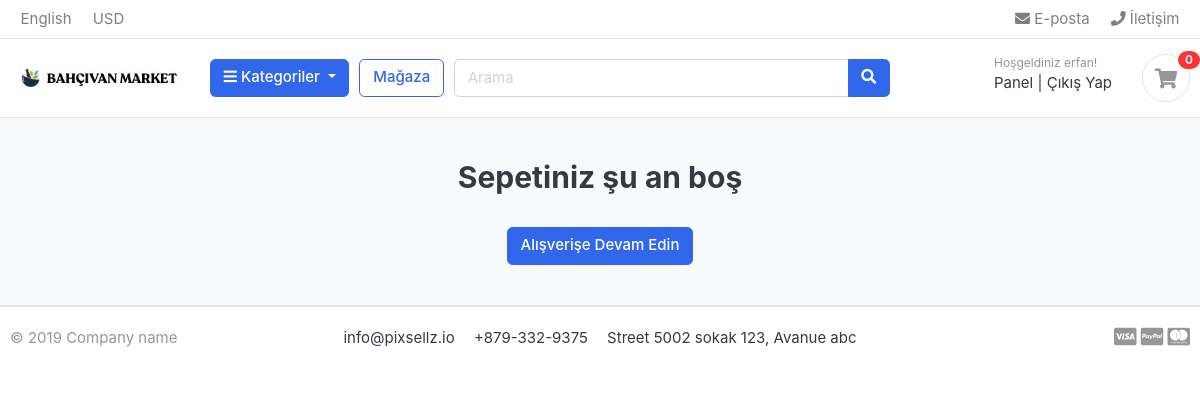
Before: /cart/ (signed in) with the older database file.
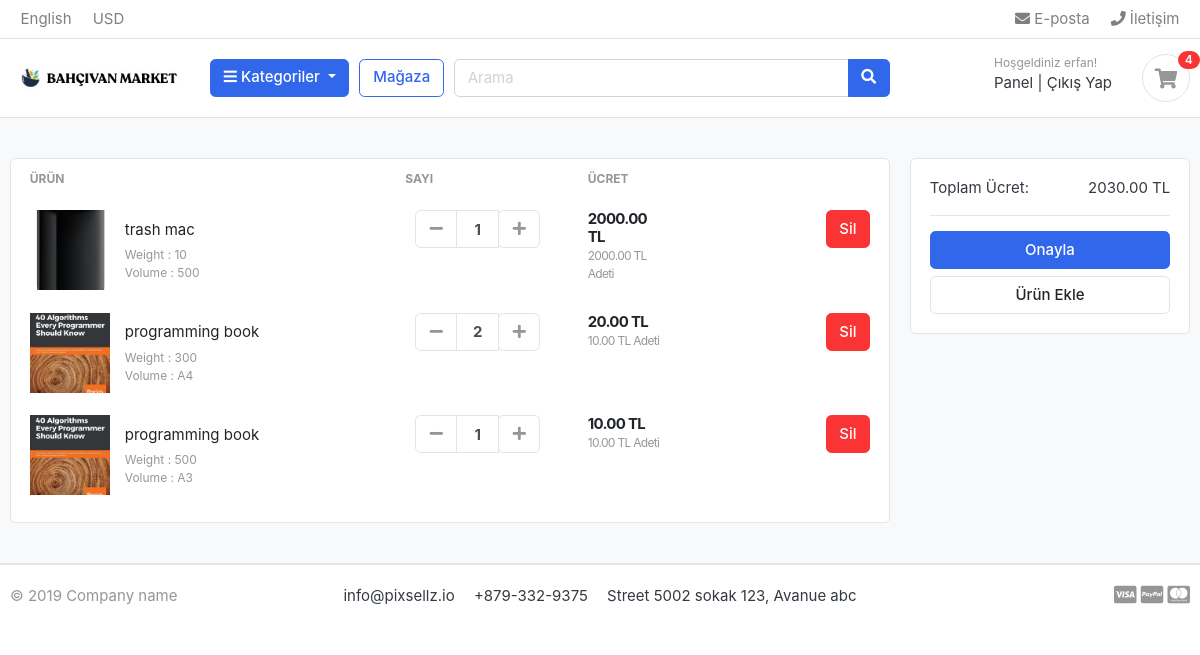
After: the same page with the newer database file.
### carts/models.py (models this page shows, shortened)
class CartItem(models.Model):
    user = models.ForeignKey(Account,on_delete=models.CASCADE,null=True)
    product = models.ForeignKey(Product, on_delete=models.CASCADE)
    variations = models.ManyToManyField(Variation,blank=True)
    cart = models.ForeignKey(Cart, on_delete=models.CASCADE,null=True)
    quantity = models.IntegerField()
    is_active = models.BooleanField(default=True)
    def sub_total(self):
        return self.product.price * self.quantity

### store/models.py (models this page shows, shortened)
class Product(models.Model):
    product_name = models.CharField(max_length=200, unique=True)
    slug = models.SlugField(max_length=200, unique=True)
    product_description = models.TextField(max_length=500, blank=True)
    price = models.DecimalField(max_digits=6, decimal_places=2)
    image = models.ImageField(upload_to='photos/product')
    stock  = models.IntegerField()
    is_avalible = models.BooleanField(default=True)
    category = models.ForeignKey(Category, on_delete=models.CASCADE)
    created_date  = models.DateTimeField(auto_now_add=True)
    modified_date = models.DateTimeField(auto_now = True)
    def get_url(self):
        return reverse('product_detail',args=[self.category.slug,self.slug])

class Variation(models.Model):
    product = models.ForeignKey(Product, on_delete=models.CASCADE)
    variation_category = models.CharField(max_length=50,choices=variation_category_choice)
    variation_value = models.CharField(max_length=255)
    is_active = models.BooleanField(default=True)
    created_date = models.DateTimeField(auto_now=True)
    objects = VariationManager()

### carts/views.py (the view)
# urls.py: path('',views.cart,name='cart'),
def cart(request,total=0,quantity=0,cart_items=None):
    try:
        grand_total = 0
        if request.user.is_authenticated:
            cart_items = CartItem.objects.filter(user=request.user, is_active= True)
        else:
            cart = Cart.objects.get(cart_id= _cart_id(request))
            cart_items = CartItem.objects.filter(cart=cart, is_active= True)
        for cart_item in cart_items:
            total += (cart_item.product.price * cart_item.quantity)
            quantity+= cart_item.quantity
        grand_total = total
    except ObjectDoesNotExist:
        pass
    context = {
        'total':total,
        'quantity':quantity,
        'cart_items':cart_items,
        'grand_total': grand_total,
    }
    return render(request,'store/cart.html/',context)

### carts/context_processors.py (called while the page is built)
def counter(request):
    cart_count = 0
    if 'admin' in request.path:
        return {}
    else:
        try:
            cart = Cart.objects.filter(cart_id = _cart_id(request))
            if request.user.is_authenticated:
                cart_items = CartItem.objects.all().filter(user= request.user)
            else:
                cart_items = CartItem.objects.all().filter(cart=cart[:1])
            for cart_item in cart_items:
                cart_count += cart_item.quantity
        except Cart.DoesNotExist:
            cart_count = 0
    return dict(cart_count=cart_count)

### carts/views.py (called while the page is built)
def _cart_id(request):
    cart = request.session.session_key
    if not cart:
        cart = request.session.create()
    return cart

### category/context_processors.py (called while the page is built)
def menu_links(request):
    links = Category.objects.all()
    return dict(links=links)

### category/models.py (called while the page is built)
    def get_url(self):
        return reverse('products_by_category',args = [self.slug ])

### templates/store/cart.html (shortened to what this page needs)
{% extends 'base.html' %}
{% load static %}
{% block content %}
<section class="section-content padding-y bg">
    <div class="container">
    {% if not cart_items %}
        <h2 class='text-center'>Sepetiniz şu an boş</h2>
        <br>
        <div class= 'text-center'>
            <a href= "{% url 'store' %}" class = 'btn btn-primary'>Alışverişe Devam Edin</a>
        </div>
    {% else %}
    <div class="row">
        <aside class="col-lg-9">
    <div class="card">
    <table class="table table-borderless table-shopping-cart">
    <thead class="text-muted">
    <tr class="small text-uppercase">
      <th scope="col">ÜRÜN</th>
      <th scope="col" width="120">SAYI</th>
      <th scope="col" width="120">ÜCRET</th>
      <th scope="col" class="text-right" width="200"> </th>
    </tr>
    </thead>
    <tbody>
    {% for cart_item in cart_items %}
    <tr>
        <td>
            <figure class="itemside align-items-center">
                <div class="aside"><img src="{{ cart_item.product.image.url }}" class="img-sm"></div>
                <figcaption class="info">
                    <a href="{{ cart_item.product.get_url  }}" class="title text-dark">{{ cart_item.product.product_name }}</a>
                    <p class="text-muted small">
                        {% if cart_item.variations.all %}
                            {% for item in cart_item.variations.all %}
                                {{item.variation_category | capfirst}} : {{item.variation_value | capfirst }} <br>
                            {% endfor %}
                        {% endif %}
                    </p>
                </figcaption>
            </figure>
        </td>
        <td>
                        <div class="col">
                            <div class="input-group input-spinner">
                                <div class="input-group-prepend">
                                <a href= "{% url 'remove_cart' cart_item.product.id cart_item.id %}"class="btn btn-light" type="button" id="button-plus"> <i class="fa fa-minus"></i> </a>
                                </div>
                                <input type="text" class="form-control"  value="{{ cart_item.quantity }}">
                                <div class="input-group-append">
                                <form action="{% url 'add_cart' cart_item.product.id %}" method="POST">
                                    <button class="btn btn-light" type="submit" id="button-minus"> <i class="fa fa-plus"></i> </button>
                                </form>
                                </div>
                            </div>
                        </div>
        </td>
        <td>
            <div class="price-wrap">
                <var class="price">{{ cart_item.sub_total }} TL</var>
                <small class="text-muted"> {{ cart_item.product.price }} TL Adeti</small>
            </div>
        </td>
        <td class="text-right">
        <a href="{% url 'remove_cart_item' cart_item.product.id cart_item.id %}" onclick="return confirm ('Bu ürünü silmek istediğinize emin misiniz?')" class="btn btn-danger"> Sil</a>
        </td>
    </tr>
    {% endfor %}
    </tbody>
    </table>
    </div>
        </aside>
        <aside class="col-lg-3">
            <div class="card">
            <div class="card-body">
                <dl class="dlist-align">
                  <dt>Toplam Ücret:</dt>
                  <dd class="text-right">{{ total }} TL</dd>
                </dl>
                <hr>
                <a href="{% url 'checkout' %}" class="btn btn-primary btn-block"> Onayla </a>
                <a href="{% url 'store' %}" class="btn btn-light btn-block">Ürün Ekle</a>
            </div>
            </div>
    </aside>
    </div>
    {% endif %}
    </div>
    </section>
{% endblock %}

### templates/includes/navbar.html (shortened to what this page needs)
{% load static %}
<header class="section-header">
    <nav class="navbar p-md-0 navbar-expand-sm navbar-light border-bottom">
    <div class="container">
      <div class="collapse navbar-collapse" id="navbarTop4">
        <ul class="navbar-nav mr-auto">
            <li class="nav-item dropdown">
                 <a href="#" class="nav-link">   English </a>
            </li>
            <li class="nav-item dropdown">
                <a href="#" class="nav-link"> USD </a>
            </li>
        </ul>
        <ul class="navbar-nav">
            <li><a href="#" class="nav-link"> <i class="fa fa-envelope"></i> E-posta </a></li>
            <li><a href="#" class="nav-link"> <i class="fa fa-phone"></i> İletişim </a></li>
        </ul>
      </div>
    </div>
    </nav>
    <section class="header-main border-bottom">
        <div class="container">
    <div class="row align-items-center">
        <div class="col-lg-2 col-md-3 col-6">
            <a href="{% url 'home' %}" class="brand-wrap">
                <img class="logo" src="{% static './images/bahcivan_logo.png' %}">
            </a>
        </div>
        <div class="col-lg col-sm col-md col-6 flex-grow-0">
            <div class="category-wrap dropdown d-inline-block float-right">
                <button type="button" class="btn btn-primary dropdown-toggle" data-toggle="dropdown">
                    <i class="fa fa-bars"></i> Kategoriler
                </button>
            </div>
        </div>
        <a href="{% url 'store' %}" class="btn btn-outline-primary">Mağaza</a>
        <div class="col-lg  col-md-6 col-sm-12 col">
            <form action="{% url 'search'%}" class="search" method='GET'>
                <div class="input-group w-100">
                    <input type="text" class="form-control" style="width:60%;" placeholder="Arama" name="keyword">
                    <div class="input-group-append">
                      <button class="btn btn-primary" type="submit">
                        <i class="fa fa-search"></i>
                      </button>
                    </div>
                </div>
            </form>
        </div>
        <div class="col-lg-3 col-sm-6 col-8 order-2 order-lg-3">
                    <div class="d-flex justify-content-end mb-3 mb-lg-0">
                        {% if user.id is None %}
                        <div class="widget-header">
                            <small class="title text-muted">Hoşgeldiniz Misafir!</small>
                            <div>
                                <a href="{% url 'login' %}">Giriş Yap</a> <span class="dark-transp"> | </span>
                                <a href="{% url 'register' %}"> Üye Ol</a>
                            </div>
                        </div>
                        {% else %}
                        <div class="widget-header">
                            <small class="title text-muted">Hoşgeldiniz {{ user.first_name }}! </small>
                            <div>
                                <a href="{% url 'dashboard' %}">Panel</a> <span class="dark-transp"> | </span>
                                <a href="{% url 'logout' %}">Çıkış Yap</a>
                            </div>
                        </div>
                        {% endif %}
                        <a href="{% url 'cart' %}" class="widget-header pl-3 ml-3">
                            <div class="icon icon-sm rounded-circle border"><i class="fa fa-shopping-cart"></i></div>
                            <span class="badge badge-pill badge-danger notify">{{ cart_count }}</span>
                        </a>
                    </div>
                </div>
    </div>
        </div>
    </section>
</header>

Changed rows visible on the page:
added CartItem: product.image (picture), product.product_name "trash mac", quantity "1", sub_total "2000.00", product.price "2000.00"
now on this page (row unchanged): Variation: variation_category "Weight", variation_value "10", shown under "trash mac"
now on this page (row unchanged): Variation: variation_category "Volume", variation_value "500", shown under "trash mac"
added CartItem: product.image (picture), product.product_name "programming book", quantity "2", sub_total "20.00", product.price "10.00"
now on this page (row unchanged): Variation: variation_category "Weight", variation_value "300", shown under "programming book"
now on this page (row unchanged): Variation: variation_category "Volume", variation_value "A4", shown under "programming book"
added CartItem: product.image (picture), product.product_name "programming book", quantity "1", sub_total "10.00", product.price "10.00"
now on this page (row unchanged): Variation: variation_category "Weight", variation_value "500", shown under "programming book"
now on this page (row unchanged): Variation: variation_category "Volume", variation_value "A3", shown under "programming book"
Other visible differences:
{{ cart_count }}: "0" → "4"
{{ total }}: (not shown) → "2030.00"
text no longer shown: "Sepetiniz şu an boş Alışverişe Devam Edin"
text now shown: "ÜRÜN SAYI ÜCRET Toplam Ücret: TL Onayla Ürün Ekle"
